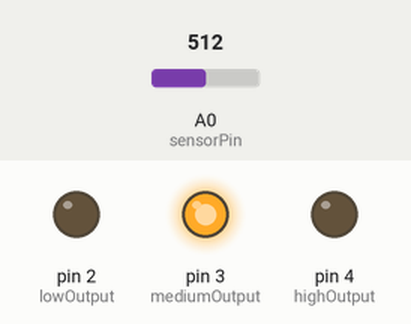
This sketch was run on a simulated Arduino Uno, built with avr-gcc and run on an emulated ATmega328P. On the bench: output pins drawn as LEDs (lit = HIGH). The test bench sets the inputs (shaded band); at power-on: A0 (sensorPin) = 512.

Above: at 1.2 s.
1.3 s: A0 (sensorPin) set to 556
2.8 s: A0 (sensorPin) set to 582
At 3.6 s:
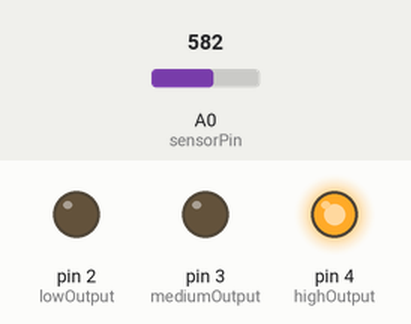
4.3 s: A0 (sensorPin) set to 630
5.8 s: A0 (sensorPin) set to 655
At 7.0 s:
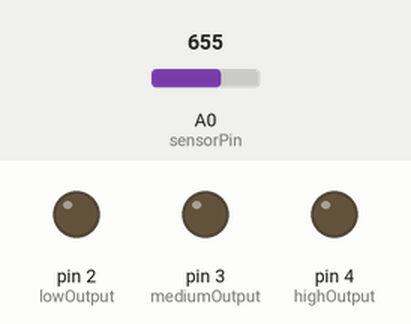
7.3 s: A0 (sensorPin) set to 270
At 8.4 s:
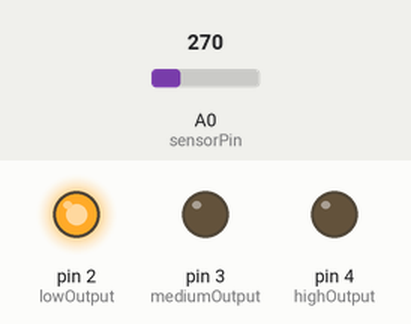
8.8 s: A0 (sensorPin) set to 289
At 9.6 s:
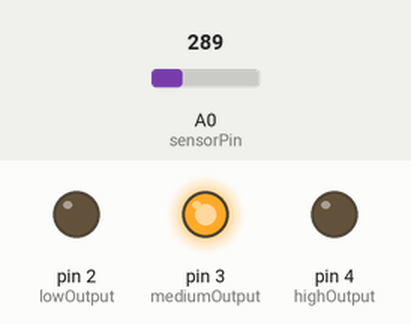
Timing chart, 0 to 11.3 s (numbered marks = the images above; inputs shaded):
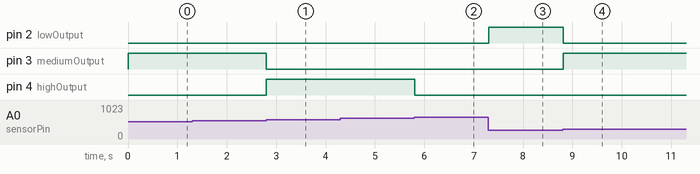

The sketch:

YellowLight_Watersensor.ino
```cpp
//Arduino water level sensor code
// Sensor pins pin D6 LED output, pin A0 analog Input
#define sensorPin A0
#define lowOutput  2
#define mediumOutput  3
#define highOutput  4
void setup() {
  Serial.begin(9600);
  pinMode(lowOutput , OUTPUT);
  pinMode(mediumOutput , OUTPUT);
  pinMode(highOutput , OUTPUT);
  digitalWrite(lowOutput, LOW);
  digitalWrite(mediumOutput, LOW);
  digitalWrite(highOutput, LOW);
}
void loop() {
  int sensorValue = analogRead(sensorPin);
  if (280 > sensorValue) {
    digitalWrite(lowOutput, HIGH);
    digitalWrite(highOutput, LOW);
    digitalWrite(mediumOutput, LOW);
  }  else if (564 > sensorValue) {
    digitalWrite(mediumOutput, HIGH);
    digitalWrite(highOutput, LOW);
    digitalWrite(lowOutput, LOW);
  } else if (640 > sensorValue) {
    digitalWrite(highOutput, HIGH);
    digitalWrite(mediumOutput, LOW);
    digitalWrite(lowOutput, LOW);
  } else {
    digitalWrite(highOutput, LOW);
    digitalWrite(mediumOutput, LOW);
    digitalWrite(lowOutput, LOW);
  }
  delay(100);
}
```

Measured:
- the behaviour switches between 563 and 564 on A0 (sensorPin) (found by bisection; images 0 and 1)
- the behaviour switches between 639 and 640 on A0 (sensorPin) (found by bisection; images 1 and 2)
- the behaviour switches between 279 and 280 on A0 (sensorPin) (found by bisection; images 3 and 4)
- after the input at 1.3 s, every drawn part: stays the same
- after the input at 2.8 s, pin 3 (mediumOutput): HIGH → LOW at once; pin 4 (highOutput): LOW → HIGH at once
- after the input at 4.3 s, every drawn part: stays the same
- after the input at 5.8 s, pin 4 (highOutput): HIGH → LOW at once
- after the input at 7.3 s, pin 2 (lowOutput): LOW → HIGH at once
- after the input at 8.8 s, pin 2 (lowOutput): HIGH → LOW at once; pin 3 (mediumOutput): LOW → HIGH at once
